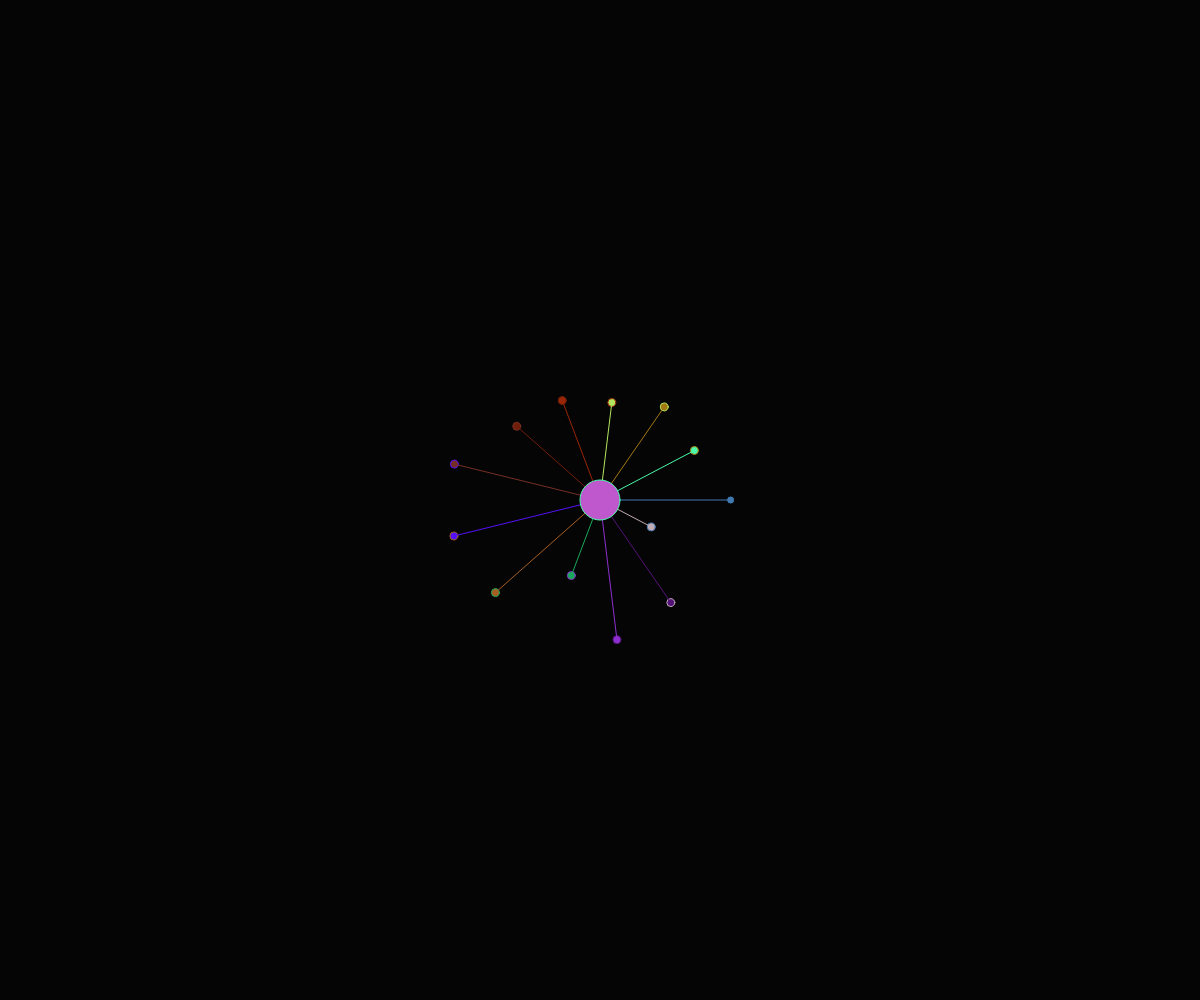
Frame 1 (no input)
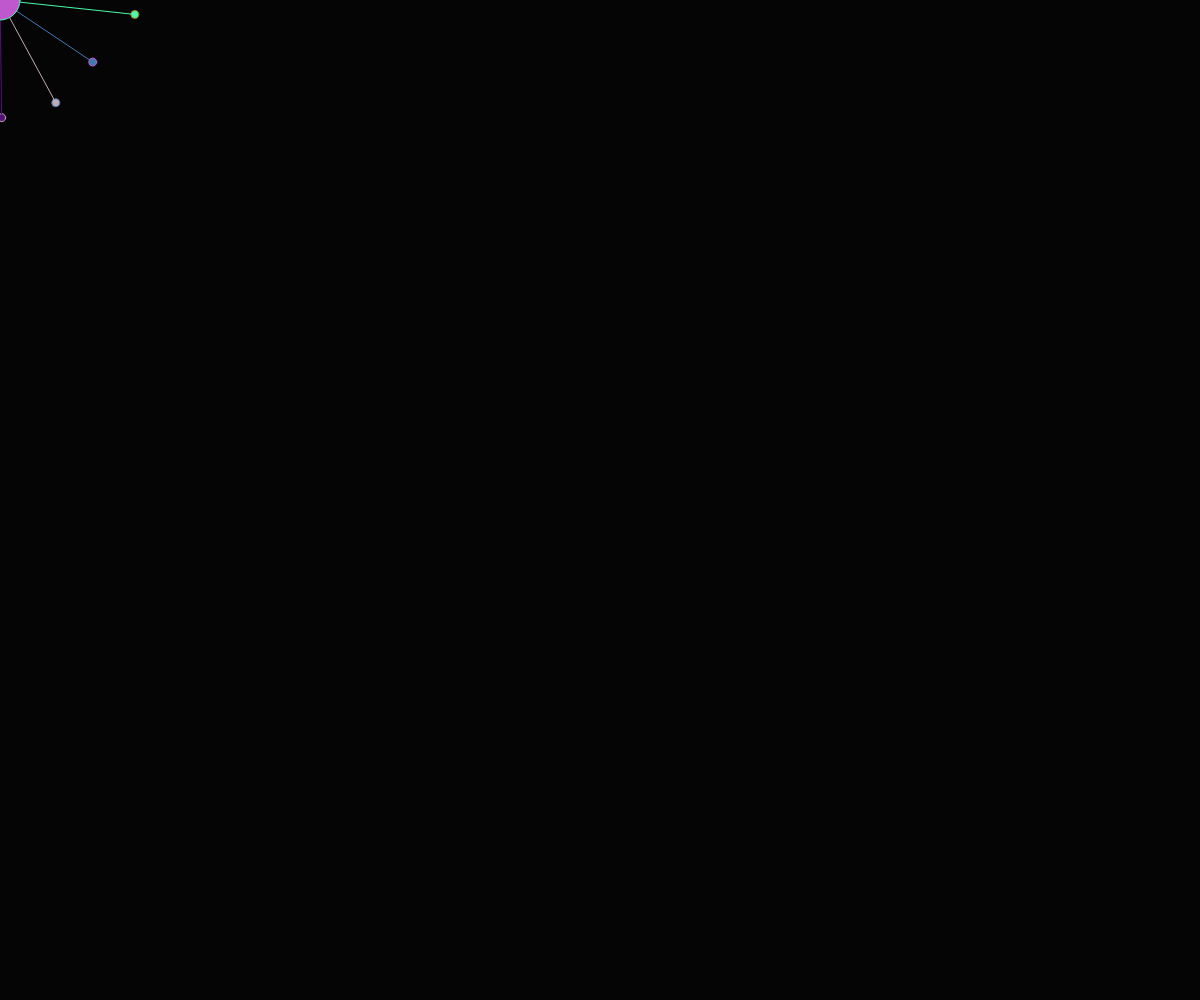
Frame 60 (no input)
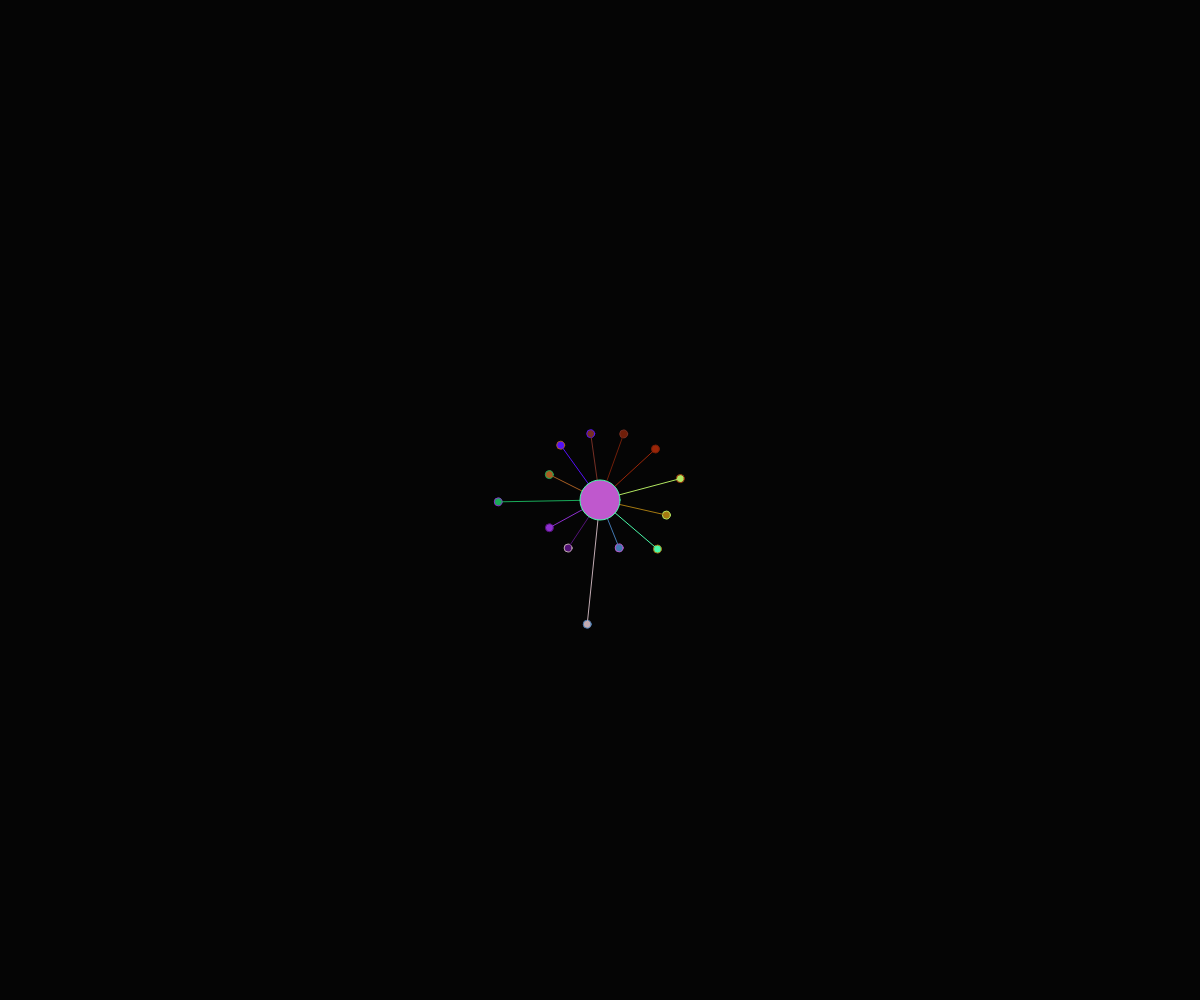
Frame 120 (the mouse pressed at the canvas centre since frame 60)

The p5.js sketch that drew these frames (run headless with seeded random() and noise() and a simulated clock; from frame 60 on, the mouse is pressed at the canvas centre):

// p5.js sketch
// ── sketch.js
let planets = [];
var sun, radian;

function setup() {
  var cnv = createCanvas(windowWidth, windowHeight);
  radian = 0;
  sun = new Planet(width/2,height/2,40,0);
  loadOrbit(13);
  }


function draw() {
    background(5,5,5);

    for(let i = 0; i < planets.length; i++){
    planets[i].run();

    }

        sun.run();
}


function loadOrbit(n){

  for(let i = 0; i < n; i++){
    planets.push(new Planet(0,0,8,radian));
    radian+=((2*PI)/n);
  }


}


function windowResized() {
  resizeCanvas(windowWidth, windowHeight);
  background(5,5,5);
}

// ── orbiters.js

function Planet(x,y,r,deg){
  this.position = createVector(x,y);
  this.velocity = createVector(random(-2, 2), random(-2, 2));
  this.clr = color(random(255),random(255),random(255));
  this.r=r;
  this.rad=deg;
  this.length = random(50,150);
  this.growth = 1;

this.move=function(){
  //this.position.add(this.velocity);
  this.position.x = mouseX;
  this.position.y = mouseY;
}

this.grow=function(){
  if(this.length > 150){
    this.growth *= -1;
  }else if(this.length < 50){
    this.growth *= -1;
  }
  this.length += this.growth;
}

this.update = function(){
  this.position.x = cos (this.rad)*this.length;
  this.position.x += sun.position.x;
  this.position.y = sin (this.rad)*this.length;
  this.position.y += sun.position.y;
  this.rad += 0.01;
}

this.checkEdges = function(){
  if(this.position.x > windowWidth){
    this.velocity.x *= -1;
    }
  if(this.position.y > windowHeight){
    this.velocity.y *= -1;
    }
  if(this.position.x < 0){
    this.velocity.x *= -1;
    }
  if(this.position.y < 0){
    this.velocity.y *= -1;
    }
}

this.render = function(){
  fill(this.clr);
  ellipse(this.position.x, this.position.y, this.r, this.r)

  stroke(this.clr);
  line(this.position.x, this.position.y, sun.position.x, sun.position.y);
}

this.run = function(){
  if (this != sun){
  this.grow();
  this.update();
  }
  this.render();
  if (this === sun){
    this.checkEdges();
    this.move();
  }
}

}
